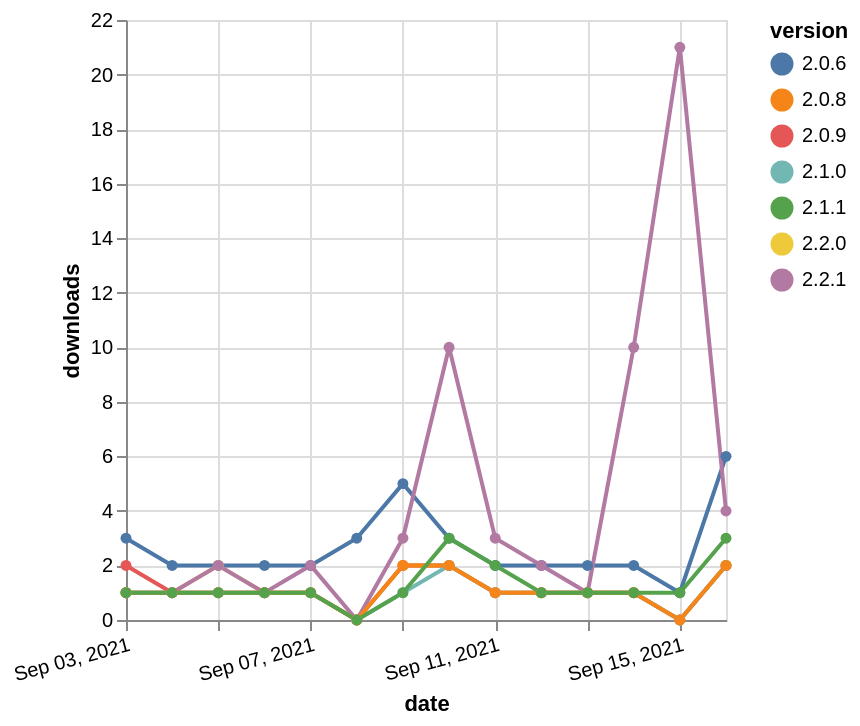

Write the Vega-Lite specification saved for this chart.
### Vega-Lite specification from a JSON file in a GitHub repository (floating-point values rounded to 4 significant figures)
{"$schema": "https://vega.github.io/schema/vega-lite/v5.json", "description": "A simple bar chart with embedded data.", "data": {"values": [{"date": "2021-09-03", "total": 3357, "delta": 3, "version": "2.0.6"}, {"date": "2021-09-04", "total": 3359, "delta": 2, "version": "2.0.6"}, {"date": "2021-09-05", "total": 3361, "delta": 2, "version": "2.0.6"}, {"date": "2021-09-06", "total": 3363, "delta": 2, "version": "2.0.6"}, {"date": "2021-09-07", "total": 3365, "delta": 2, "version": "2.0.6"}, {"date": "2021-09-08", "total": 3368, "delta": 3, "version": "2.0.6"}, {"date": "2021-09-09", "total": 3373, "delta": 5, "version": "2.0.6"}, {"date": "2021-09-10", "total": 3376, "delta": 3, "version": "2.0.6"}, {"date": "2021-09-11", "total": 3378, "delta": 2, "version": "2.0.6"}, {"date": "2021-09-12", "total": 3380, "delta": 2, "version": "2.0.6"}, {"date": "2021-09-13", "total": 3382, "delta": 2, "version": "2.0.6"}, {"date": "2021-09-14", "total": 3384, "delta": 2, "version": "2.0.6"}, {"date": "2021-09-15", "total": 3385, "delta": 1, "version": "2.0.6"}, {"date": "2021-09-16", "total": 3391, "delta": 6, "version": "2.0.6"}, {"date": "2021-09-03", "total": 587, "delta": 1, "version": "2.2.0"}, {"date": "2021-09-04", "total": 588, "delta": 1, "version": "2.2.0"}, {"date": "2021-09-05", "total": 590, "delta": 2, "version": "2.2.0"}, {"date": "2021-09-06", "total": 591, "delta": 1, "version": "2.2.0"}, {"date": "2021-09-07", "total": 592, "delta": 1, "version": "2.2.0"}, {"date": "2021-09-08", "total": 592, "delta": 0, "version": "2.2.0"}, {"date": "2021-09-09", "total": 594, "delta": 2, "version": "2.2.0"}, {"date": "2021-09-10", "total": 596, "delta": 2, "version": "2.2.0"}, {"date": "2021-09-11", "total": 597, "delta": 1, "version": "2.2.0"}, {"date": "2021-09-12", "total": 598, "delta": 1, "version": "2.2.0"}, {"date": "2021-09-13", "total": 599, "delta": 1, "version": "2.2.0"}, {"date": "2021-09-14", "total": 600, "delta": 1, "version": "2.2.0"}, {"date": "2021-09-15", "total": 600, "delta": 0, "version": "2.2.0"}, {"date": "2021-09-16", "total": 602, "delta": 2, "version": "2.2.0"}, {"date": "2021-09-03", "total": 365, "delta": 2, "version": "2.0.9"}, {"date": "2021-09-04", "total": 366, "delta": 1, "version": "2.0.9"}, {"date": "2021-09-05", "total": 367, "delta": 1, "version": "2.0.9"}, {"date": "2021-09-06", "total": 368, "delta": 1, "version": "2.0.9"}, {"date": "2021-09-07", "total": 369, "delta": 1, "version": "2.0.9"}, {"date": "2021-09-08", "total": 369, "delta": 0, "version": "2.0.9"}, {"date": "2021-09-09", "total": 371, "delta": 2, "version": "2.0.9"}, {"date": "2021-09-10", "total": 373, "delta": 2, "version": "2.0.9"}, {"date": "2021-09-11", "total": 374, "delta": 1, "version": "2.0.9"}, {"date": "2021-09-12", "total": 375, "delta": 1, "version": "2.0.9"}, {"date": "2021-09-13", "total": 376, "delta": 1, "version": "2.0.9"}, {"date": "2021-09-14", "total": 377, "delta": 1, "version": "2.0.9"}, {"date": "2021-09-15", "total": 377, "delta": 0, "version": "2.0.9"}, {"date": "2021-09-16", "total": 379, "delta": 2, "version": "2.0.9"}, {"date": "2021-09-03", "total": 180, "delta": 1, "version": "2.1.0"}, {"date": "2021-09-04", "total": 181, "delta": 1, "version": "2.1.0"}, {"date": "2021-09-05", "total": 182, "delta": 1, "version": "2.1.0"}, {"date": "2021-09-06", "total": 183, "delta": 1, "version": "2.1.0"}, {"date": "2021-09-07", "total": 184, "delta": 1, "version": "2.1.0"}, {"date": "2021-09-08", "total": 184, "delta": 0, "version": "2.1.0"}, {"date": "2021-09-09", "total": 185, "delta": 1, "version": "2.1.0"}, {"date": "2021-09-10", "total": 187, "delta": 2, "version": "2.1.0"}, {"date": "2021-09-11", "total": 188, "delta": 1, "version": "2.1.0"}, {"date": "2021-09-12", "total": 189, "delta": 1, "version": "2.1.0"}, {"date": "2021-09-13", "total": 190, "delta": 1, "version": "2.1.0"}, {"date": "2021-09-14", "total": 191, "delta": 1, "version": "2.1.0"}, {"date": "2021-09-15", "total": 191, "delta": 0, "version": "2.1.0"}, {"date": "2021-09-16", "total": 193, "delta": 2, "version": "2.1.0"}, {"date": "2021-09-03", "total": 478, "delta": 1, "version": "2.2.1"}, {"date": "2021-09-04", "total": 479, "delta": 1, "version": "2.2.1"}, {"date": "2021-09-05", "total": 481, "delta": 2, "version": "2.2.1"}, {"date": "2021-09-06", "total": 482, "delta": 1, "version": "2.2.1"}, {"date": "2021-09-07", "total": 484, "delta": 2, "version": "2.2.1"}, {"date": "2021-09-08", "total": 484, "delta": 0, "version": "2.2.1"}, {"date": "2021-09-09", "total": 487, "delta": 3, "version": "2.2.1"}, {"date": "2021-09-10", "total": 497, "delta": 10, "version": "2.2.1"}, {"date": "2021-09-11", "total": 500, "delta": 3, "version": "2.2.1"}, {"date": "2021-09-12", "total": 502, "delta": 2, "version": "2.2.1"}, {"date": "2021-09-13", "total": 503, "delta": 1, "version": "2.2.1"}, {"date": "2021-09-14", "total": 513, "delta": 10, "version": "2.2.1"}, {"date": "2021-09-15", "total": 534, "delta": 21, "version": "2.2.1"}, {"date": "2021-09-16", "total": 538, "delta": 4, "version": "2.2.1"}, {"date": "2021-09-03", "total": 259, "delta": 1, "version": "2.0.8"}, {"date": "2021-09-04", "total": 260, "delta": 1, "version": "2.0.8"}, {"date": "2021-09-05", "total": 261, "delta": 1, "version": "2.0.8"}, {"date": "2021-09-06", "total": 262, "delta": 1, "version": "2.0.8"}, {"date": "2021-09-07", "total": 263, "delta": 1, "version": "2.0.8"}, {"date": "2021-09-08", "total": 263, "delta": 0, "version": "2.0.8"}, {"date": "2021-09-09", "total": 265, "delta": 2, "version": "2.0.8"}, {"date": "2021-09-10", "total": 267, "delta": 2, "version": "2.0.8"}, {"date": "2021-09-11", "total": 268, "delta": 1, "version": "2.0.8"}, {"date": "2021-09-12", "total": 269, "delta": 1, "version": "2.0.8"}, {"date": "2021-09-13", "total": 270, "delta": 1, "version": "2.0.8"}, {"date": "2021-09-14", "total": 271, "delta": 1, "version": "2.0.8"}, {"date": "2021-09-15", "total": 271, "delta": 0, "version": "2.0.8"}, {"date": "2021-09-16", "total": 273, "delta": 2, "version": "2.0.8"}, {"date": "2021-09-03", "total": 350, "delta": 1, "version": "2.1.1"}, {"date": "2021-09-04", "total": 351, "delta": 1, "version": "2.1.1"}, {"date": "2021-09-05", "total": 352, "delta": 1, "version": "2.1.1"}, {"date": "2021-09-06", "total": 353, "delta": 1, "version": "2.1.1"}, {"date": "2021-09-07", "total": 354, "delta": 1, "version": "2.1.1"}, {"date": "2021-09-08", "total": 354, "delta": 0, "version": "2.1.1"}, {"date": "2021-09-09", "total": 355, "delta": 1, "version": "2.1.1"}, {"date": "2021-09-10", "total": 358, "delta": 3, "version": "2.1.1"}, {"date": "2021-09-11", "total": 360, "delta": 2, "version": "2.1.1"}, {"date": "2021-09-12", "total": 361, "delta": 1, "version": "2.1.1"}, {"date": "2021-09-13", "total": 362, "delta": 1, "version": "2.1.1"}, {"date": "2021-09-14", "total": 363, "delta": 1, "version": "2.1.1"}, {"date": "2021-09-15", "total": 364, "delta": 1, "version": "2.1.1"}, {"date": "2021-09-16", "total": 367, "delta": 3, "version": "2.1.1"}]}, "width": "container", "mark": {"type": "line", "point": {"filled": true}}, "encoding": {"x": {"field": "date", "type": "temporal", "timeUnit": "yearmonthdate", "title": "date", "axis": {"labelAngle": -15}}, "y": {"field": "delta", "type": "quantitative", "title": "downloads"}, "color": {"field": "version", "type": "nominal"}, "tooltip": {"field": "delta"}}}
